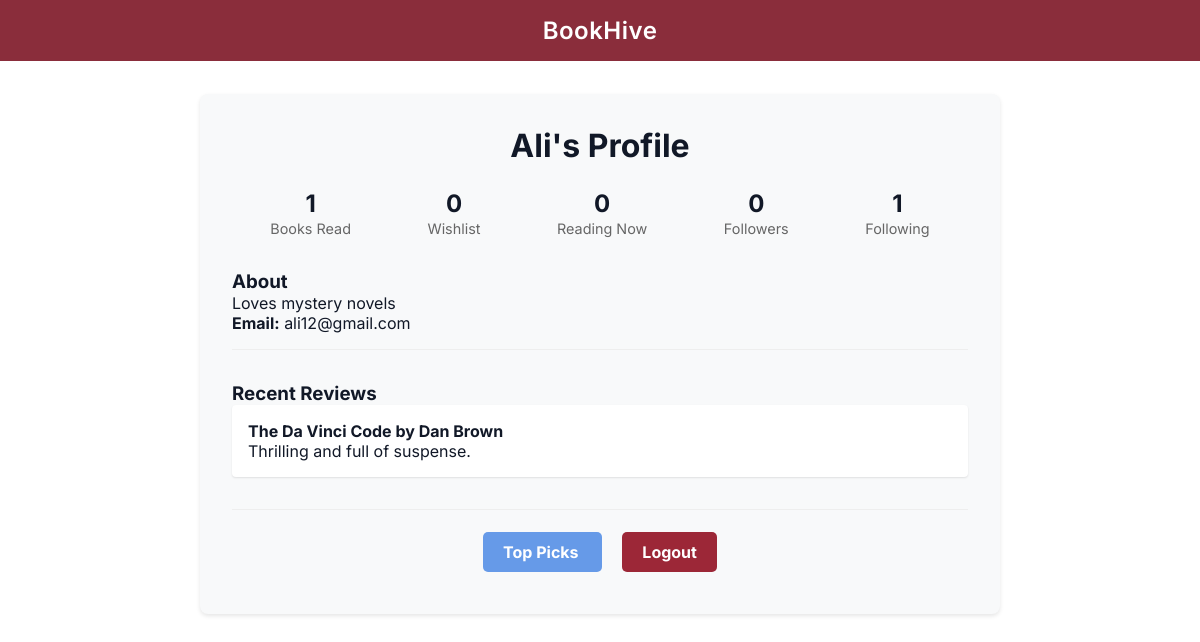
Page /profile (signed in) on the earlier database version.
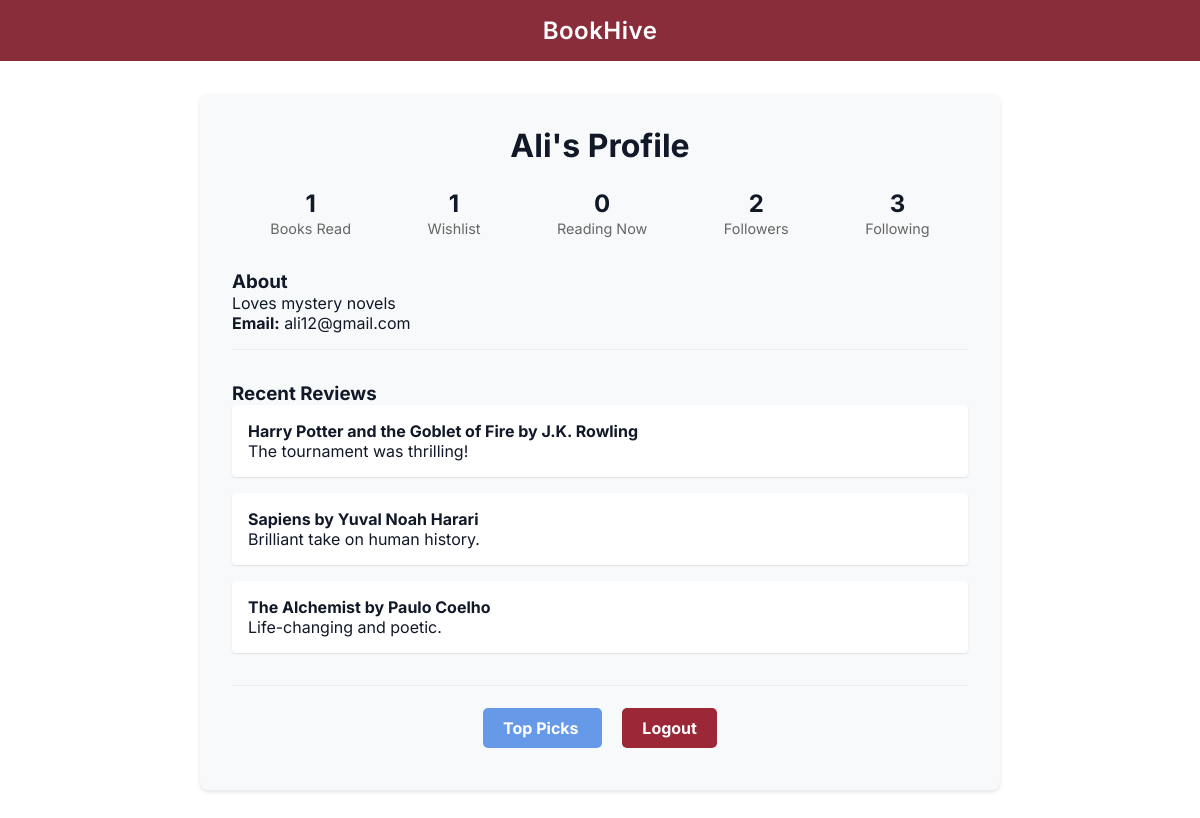
Same page on the later database version.
### tables this page shows
CREATE TABLE Reviews (
    username TEXT,
    bookname TEXT,
    review TEXT,
    PRIMARY KEY (username, bookname),
    FOREIGN KEY (username) REFERENCES Users(username),
    FOREIGN KEY (bookname) REFERENCES Books(bookname)
);

CREATE TABLE Books (
    bookname TEXT PRIMARY KEY,
    author TEXT NOT NULL,
    genre TEXT,
    year INT,
    description TEXT,
    averageRating FLOAT DEFAULT 0,
    noOfRatings INT DEFAULT 0,
    cover_url TEXT
);

### app.py (the view)
@app.route('/profile')
def profile():
    if 'username' not in session:
        return redirect(url_for('login'))
    username = session['username']
    try:
        conn = get_db_connection()
        user = conn.execute('SELECT * FROM Users WHERE username = ?', (username,)).fetchone()
        if not user:
            return redirect(url_for('login'))
        books_read = conn.execute('SELECT COUNT(*) FROM ReadBooksList WHERE username = ?', (username,)).fetchone()[0]
        wishlist_count = conn.execute('SELECT COUNT(*) FROM WishlistBooks WHERE username = ?', (username,)).fetchone()[0]
        currently_reading = conn.execute('SELECT COUNT(*) FROM CurrentlyReadingBooks WHERE username = ?', (username,)).fetchone()[0]
        reviews = conn.execute('''
            SELECT b.bookname, b.author, r.review
            FROM Reviews r
            JOIN Books b ON r.bookname = b.bookname
            WHERE r.username = ?
            ORDER BY r.rowid DESC
            LIMIT 3
        ''', (username,)).fetchall()
        followers = conn.execute('SELECT COUNT(*) FROM Followers WHERE followee = ?', (username,)).fetchone()[0]
        following = conn.execute('SELECT COUNT(*) FROM Followers WHERE follower = ?', (username,)).fetchone()[0]
        conn.close()
        return render_template('profile.html',
        username=user['username'],
        email=user['email'],
        description=user['description'],
        books_read=books_read,
        wishlist_count=wishlist_count,
        currently_reading=currently_reading,
        reviews=reviews,
        followers=followers,
        following=following)
    except sqlite3.Error as e:
        print(f"Database error: {e}")
        return "Error loading profile", 500

### app.py (called while the page is built)
def get_db_connection():
    conn = sqlite3.connect(DATABASE)
    conn.row_factory = sqlite3.Row
    return conn

### templates/profile.html (shortened to what this page needs)
{% extends "base2.html" %}
{% block content %}
<div class="profile-container">
    <div class="profile-header">
        <h1>{{ username }}'s Profile</h1>
        <div class="stats">
            <div class="stat-item">
                <span class="stat-number">{{ books_read }}</span>
                <span class="stat-label">Books Read</span>
            </div>
            <div class="stat-item">
                <span class="stat-number">{{ wishlist_count }}</span>
                <span class="stat-label">Wishlist</span>
            </div>
            <div class="stat-item">
                <span class="stat-number">{{ currently_reading }}</span>
                <span class="stat-label">Reading Now</span>
            </div>
            <div class="stat-item">
                <span class="stat-number">{{ followers }}</span>
                <span class="stat-label">Followers</span>
            </div>
            <div class="stat-item">
                <span class="stat-number">{{ following }}</span>
                <span class="stat-label">Following</span>
            </div>
        </div>
    </div>
    <div class="profile-details">
        <div class="detail-section">
            <h3>About</h3>
            <p>{{ description if description else "No description yet" }}</p>
            <p><strong>Email:</strong> {{ email }}</p>
        </div>
        <div class="detail-section">
            <h3>Recent Reviews</h3>
            {% if reviews %}
                {% for review in reviews %}
                <div class="review">
                    <h4>{{ review['bookname'] }} by {{ review['author'] }}</h4>
                    <p>{{ review['review'] }}</p>
                </div>
                {% endfor %}
            {% else %}
                <p>No reviews yet</p>
            {% endif %}
        </div>
    </div>
    <div style="text-align: center; margin-bottom: 20px;">
    <a href="/top_picks"
       style="padding: 10px 20px; background-color: #669ae8; color: #ffffff;
              border-radius: 5px; text-decoration: none; font-weight: bold; margin-right: 20px;">
        Top Picks
    </a>
    <a href="{{ url_for('logout') }}"
        style="padding: 10px 20px; background-color: #9c2737; color: white;
            border-radius: 5px; text-decoration: none; font-weight: bold; cursor: pointer;">
        Logout
    </a>
</div>
</div>
{% endblock %}

Differences in the rows shown:
no longer on this page (row unchanged): Reviews: bookname "The Da Vinci Code", author "Dan Brown", review "Thrilling and full of suspense."
added Reviews: bookname "Harry Potter and the Goblet of Fire", author "J.K. Rowling", review "The tournament was thrilling!"
added Reviews: bookname "Sapiens", author "Yuval Noah Harari", review "Brilliant take on human history."
added Reviews: bookname "The Alchemist", author "Paulo Coelho", review "Life-changing and poetic."
Other differences:
{{ wishlist_count }}: "0" → "1"
{{ followers }}: "0" → "2"
{{ following }}: "1" → "3"
